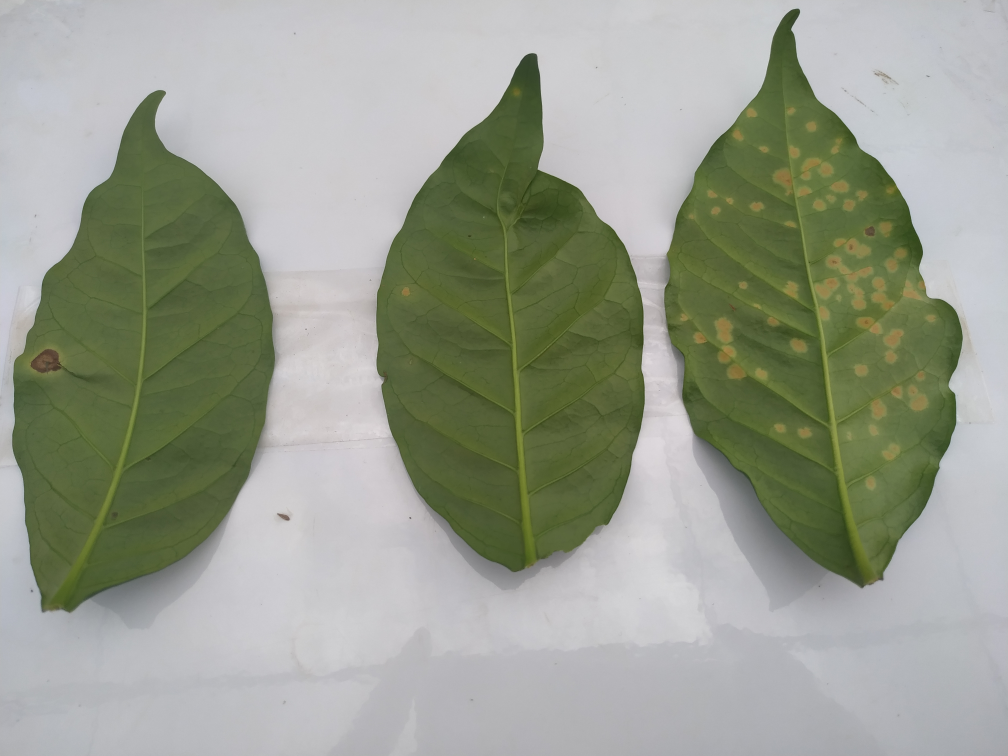
#> input picture 17.jpg, 4032 x 3024 px (shown at 1/4 size)
$ python 'REO_02_exercício.py'
#> lines starting #> are read from the running program, lines starting #| are printed output that depends on the picture; after the words box and inside, x2 and y2 are one past the last pixel; in counts of white or black regions, pixels touching at a corner belong together
print("--------------------------------------Exercício 01----------------------------------------------------")

import numpy as np
import cv2 as cv2
from matplotlib import pyplot as plt

print(" ")
print("a)Apresentea  imageme asinformações de  número  de  linhase  colunas; número  de  canaise número total de pixels")
print(" ")
trat17 = "17.jpg"
img_bgr = cv2.imread(trat17, 1)
#> img_bgr is the input picture: shape (3024, 4032, 3); mean B, G, R 143.3, 157.6, 152.6

lin, col, canais = np.shape(img_bgr)

print("Dimensão: " + str(lin) + " x " + str(col) + "; Número de Canais: " + str(canais) + "; Pixels: " + str(lin*col))
#| Dimensão: 3024 x 4032; Número de Canais: 3; Pixels: 12192768
print(" ")

print("b)Faça um recorte da imagem para obter somente a área de interesse. Utilize esta imagem para a solução das próximas alternativas")
print(" ")

b, g, r = cv2.split(img_bgr)
img_rgb = cv2.merge([r, g ,b]) # Transformando a imagem BGR para RGB


plt.figure("Imagem")
plt.imshow(img_rgb)
plt.show()

#Recortando os canais em x = 0 até 2360 e y = 2630 até o final da imagem (Folha mais afetada)

rec_rgb = img_rgb[:2360,2630:,:]

plt.figure("Recorte")
plt.imshow(rec_rgb)
plt.show()

lin, col, canais = np.shape(rec_rgb)
rec_bgr = cv2.cvtColor(rec_rgb, cv2.COLOR_RGB2BGR)
cv2.imwrite("T17_3.jpg",rec_bgr)

print("Dimensão: " + str(lin) + " x " + str(col) + "; Número de Canais: " + str(canais) + "; Pixels: " + str(lin*col))
#| Dimensão: 2360 x 1402; Número de Canais: 3; Pixels: 3308720
print(" ")

print("c)Converta a imagem colorida para uma de escala de cinza (intensidade) e a apresente utilizando os mapas de cores “Escala de Cinza” e “JET”")
print(" ")
T17_3 = "T17_3.jpg"

img_gray = cv2.imread(T17_3, 0)

vet = np.array([0,25,50,75,100,125,150,175,200,225,255], np.uint8)
print(vet)
print(" ")
mat = np.ones((2,11))
print(" ")
print(mat)
print(" ")
mat = mat*vet
print(mat)

plt.figure("Intensidade")
plt.subplot(2,2,1)
plt.imshow(img_gray, cmap = "gray")
plt.title("Cinza")
plt.xticks([])
plt.yticks([])

plt.subplot(2,2,2)
plt.imshow(img_gray, cmap = "jet")
plt.title("JET")
plt.xticks([])
plt.yticks([])

plt.subplot(2,2,3)
plt.imshow(mat, cmap = "gray")
plt.xticks([])
plt.yticks([])

plt.subplot(2,2,4)
plt.imshow(mat, cmap = "jet")
plt.xticks([])
plt.yticks([])

plt.show()
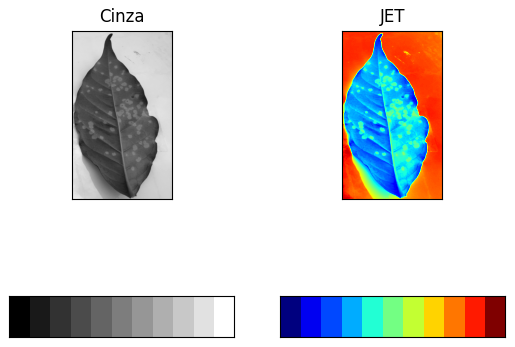
#> figure drawn by matplotlib, 4 panels

print(" ")
print("d) Apresente aimagemem escala de cinza e o seu respectivo histograma; Relacione o histograma e a imagem.")
print(" ")

hist_gray = cv2.calcHist([img_gray], [0], None, [256], [0,256])
#> hist_gray = 256 values, max 134177 at index 201, min 0 at index 0, mean 12924.7

plt.figure("Histograma Cinza")
plt.subplot(2,1,1)
plt.imshow(img_gray, cmap = "gray")
plt.title("Imagem")
plt.xticks([])
plt.yticks([])

plt.subplot(2,1,2)
plt.plot(hist_gray, color = "black")
plt.title("Histograma")
plt.xlim([0,256])
plt.xlabel("Valores Pixels")
plt.ylabel("Número de Pixels")

plt.show()

print("e) Utilizando a imagem em escala de cinza (intensidade) realize a segmentação da imagem de modo a " +
"remover o fundo daimagem utilizando um limiar manual e o limiar obtido pela técnica de  Otsu. " +
"Nesta  questão  apresenteo  histograma  com marcação  dos  limiares  utilizados, " +
"a imagem limiarizada (binarizada) e a imagem colorida finalobtida da segmentação. Explique os resultados.")
print(" ")
limiar_manual = 150

(L1, img_limiar_manual) = cv2.threshold(img_gray,limiar_manual,255,cv2.THRESH_BINARY_INV)
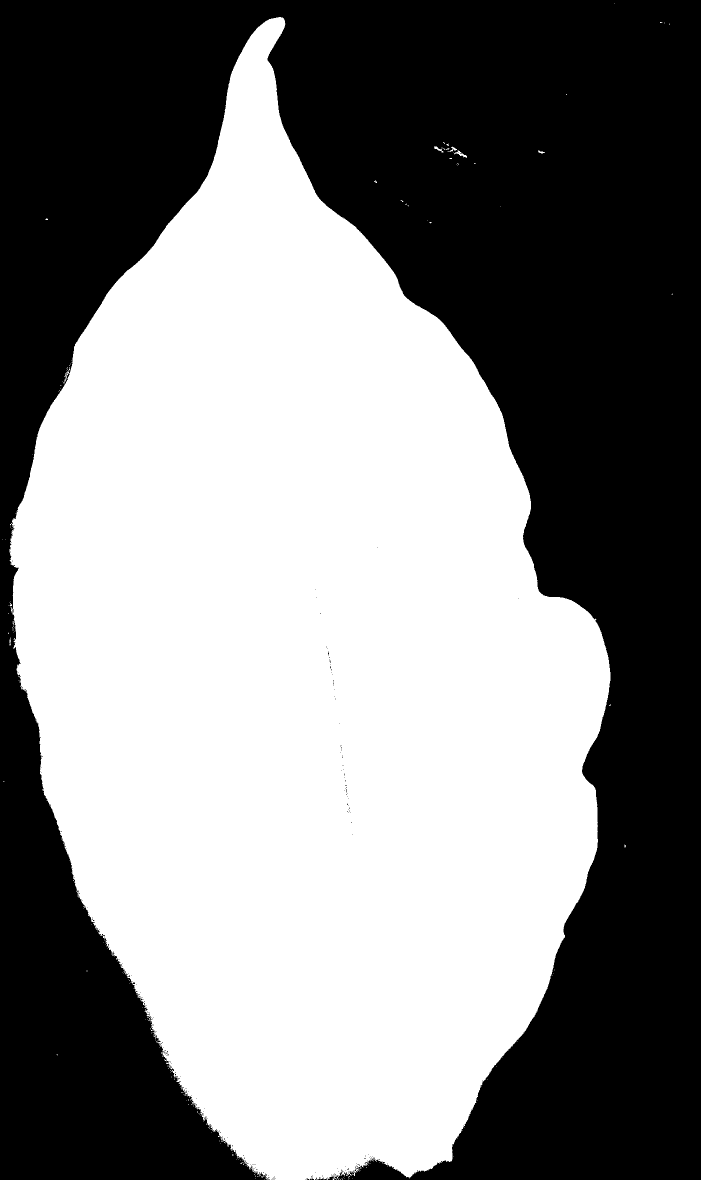
#> img_limiar_manual: shape (2360, 1402) (shown at 1/2 size); 52.6% white; 239 black regions (236 under 20 px), largest, box (x1, y1, x2, y2) and area: (0, 0, 1402, 2360) 1568033, (656, 2351, 671, 2360) 64, (634, 2354, 655, 2360) 46
#> L1 = 150
(L2, img_limiar_otsu) = cv2.threshold(img_gray,0,255,cv2.THRESH_BINARY_INV+cv2.THRESH_OTSU)
#> img_limiar_otsu: shape (2360, 1402); 52.3% white; 271 black regions (266 under 20 px), largest, box (x1, y1, x2, y2) and area: (0, 0, 1402, 2360) 1576236, (694, 1615, 701, 1630) 35, (653, 1300, 659, 1317) 30, (659, 1330, 664, 1346) 26, (687, 1544, 691, 1559) 25
#> L2 = 147

print("Limiar Manual: " + str(L1))
#| Limiar Manual: 150.0
print("Limiar Otsu: " + str(L2))
#| Limiar Otsu: 147.0

plt.figure("Thresholding")
plt.subplot(3,3,2)
plt.imshow(img_gray, cmap = "gray")
plt.title("Imagem")
plt.xticks([])
plt.yticks([])

plt.subplot(3,3,4)
plt.imshow(img_limiar_manual, cmap = "gray")
plt.title("Limiarização Manual")
plt.xticks([])
plt.yticks([])

plt.subplot(3,3,6)
plt.imshow(img_limiar_otsu, cmap = "gray")
plt.title("Limiarização de Otsu")
plt.xticks([])
plt.yticks([])

plt.subplot(3,3,7)
plt.plot(hist_gray, color = "black")
plt.title("Maual")
plt.axvline(x = L1, color = "r")
plt.xlim([0,256])
plt.xlabel("Valores Pixels")
plt.ylabel("Número de Pixels")

plt.subplot(3,3,9)
plt.plot(hist_gray, color = "black")
plt.title("Otsu")
plt.axvline(x = L2, color = "r")
plt.xlim([0,256])
plt.xlabel("Valores Pixels")
plt.ylabel("Número de Pixels")

plt.show()


rec_segmentada = cv2.bitwise_and(rec_rgb, rec_rgb, mask = img_limiar_otsu)
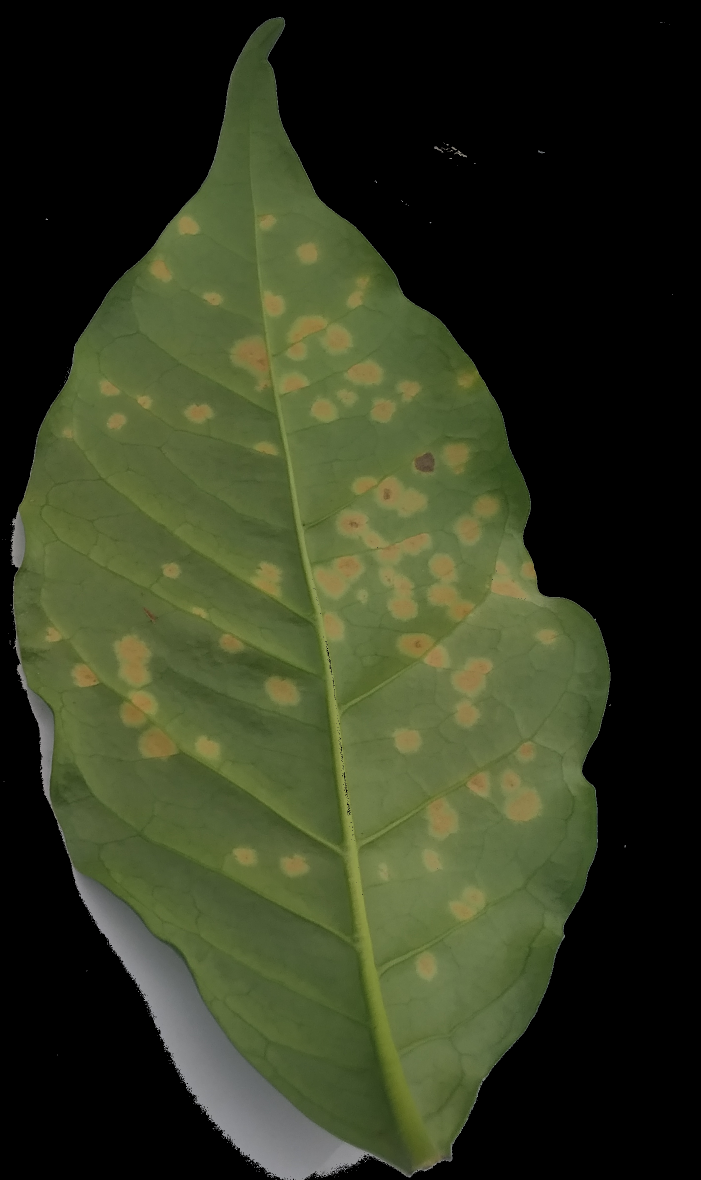
#> rec_segmentada: shape (2360, 1402, 3) (shown at 1/2 size); mean R, G, B 49.8, 56.1, 32.6

plt.imshow(rec_segmentada)
plt.xticks([])
plt.yticks([])

plt.show()

print(" ")

print("f)Apresente uma figura contendo a imagem selecionada nos sistemas RGB, Lab, HSVe YCrCb.")

print(" ")

rec_lab = cv2.cvtColor(rec_rgb, cv2.COLOR_RGB2Lab)
#> rec_lab: shape (2360, 1402, 3); mean of channels 0, 1, 2 154.3, 121.4, 139.4
rec_hsv = cv2.cvtColor(rec_rgb, cv2.COLOR_RGB2HSV)
#> rec_hsv: shape (2360, 1402, 3); mean H, S, V 74.5, 61, 152.1
rec_ycrcb = cv2.cvtColor(rec_rgb, cv2.COLOR_RGB2YCR_CB)
#> rec_ycrcb: shape (2360, 1402, 3); mean of channels 0, 1, 2 145.2, 126.2, 118.3

plt.figure("Sistemas de Cores")
plt.subplot(2,2,1)
plt.imshow(rec_rgb)
plt.title("RGB")
plt.xticks([])
plt.yticks([])

plt.subplot(2,2,2)
plt.imshow(rec_lab)
plt.title("Lab")
plt.xticks([])
plt.yticks([])

plt.subplot(2,2,3)
plt.imshow(rec_hsv)
plt.title("HSV")
plt.xticks([])
plt.yticks([])

plt.subplot(2,2,4)
plt.imshow(rec_ycrcb)
plt.title("YCRCB")
plt.xticks([])
plt.yticks([])

plt.show()


print("g)Apresente  uma  figura para  cadaum  dossistemasde cores(RGB,  HSV,  Lab e  YCrCb)contendo a imagem de cada um dos canais e seus respectivos histogramas.")

###Histogramas dos canais RGB####

hist_R = cv2.calcHist([rec_rgb], [0], None, [256], [0,256])
#> hist_R = 256 values, max 127017 at index 198, min 0 at index 0, mean 12924.7
hist_G = cv2.calcHist([rec_rgb], [1], None, [256], [0,256])
#> hist_G = 256 values, max 132355 at index 201, min 0 at index 0, mean 12924.7
hist_B = cv2.calcHist([rec_rgb], [2], None, [256], [0,256])
#> hist_B = 256 values, max 138330 at index 205, min 0 at index 0, mean 12924.7

###Histogramas dos canais HSV####

hist_H = cv2.calcHist([rec_hsv], [0], None, [256], [0,256])
#> hist_H = 256 values, max 297726 at index 38, min 0 at index 1, mean 12924.7
hist_S = cv2.calcHist([rec_hsv], [1], None, [256], [0,256])
#> hist_S = 256 values, max 303334 at index 10, min 0 at index 1, mean 12924.7
hist_V = cv2.calcHist([rec_hsv], [2], None, [256], [0,256])
#> hist_V = 256 values, max 138992 at index 205, min 0 at index 0, mean 12924.7

###Histogramas dos canais Lab####

hist_L = cv2.calcHist([rec_lab], [0], None, [256], [0,256])
#> hist_L = 256 values, max 169191 at index 207, min 0 at index 0, mean 12924.7
hist_a = cv2.calcHist([rec_lab], [1], None, [256], [0,256])
#> hist_a = 256 values, max 946714 at index 128, min 0 at index 0, mean 12924.7
hist_b = cv2.calcHist([rec_lab], [2], None, [256], [0,256])
#> hist_b = 256 values, max 562482 at index 125, min 0 at index 0, mean 12924.7

###Histogramas dos canais YCRCB####

hist_Y = cv2.calcHist([rec_ycrcb], [0], None, [256], [0,256])
#> hist_Y = 256 values, max 133758 at index 201, min 0 at index 0, mean 12924.7
hist_CR = cv2.calcHist([rec_ycrcb], [1], None, [256], [0,256])
#> hist_CR = 256 values, max 735677 at index 126, min 0 at index 0, mean 12924.7
hist_CB = cv2.calcHist([rec_ycrcb], [2], None, [256], [0,256])
#> hist_CB = 256 values, max 561410 at index 131, min 0 at index 0, mean 12924.7

#########Histogramas e Canais#############

plt.figure("RGB e Histogramas")
plt.subplot(3,3,1)
plt.imshow(rec_rgb[:,:,0], cmap = "gray")
plt.title("R")
plt.xticks([])
plt.yticks([])

plt.subplot(3,3,2)
plt.imshow(rec_rgb[:,:,1], cmap = "gray")
plt.title("G")
plt.xticks([])
plt.yticks([])

plt.subplot(3,3,3)
plt.imshow(rec_rgb[:,:,2], cmap = "gray")
plt.title("B")
plt.xticks([])
plt.yticks([])

plt.subplot(3,3,4)
plt.plot(hist_R, color = "black")
plt.title("Histograma")
plt.xlim([0,256])
plt.xlabel("Valores Pixels")
plt.ylabel("Número de Pixels")

plt.subplot(3,3,5)
plt.plot(hist_G, color = "black")
plt.title("Histograma")
plt.xlim([0,256])
plt.xlabel("Valores Pixels")
plt.ylabel("Número de Pixels")

plt.subplot(3,3,6)
plt.plot(hist_B, color = "black")
plt.title("Histograma")
plt.xlim([0,256])
plt.xlabel("Valores Pixels")
plt.ylabel("Número de Pixels")

plt.show()


plt.figure("Lab e Histogramas")
plt.subplot(3,3,1)
plt.imshow(rec_lab[:,:,0], cmap = "gray")
plt.title("L")
plt.xticks([])
plt.yticks([])

plt.subplot(3,3,2)
plt.imshow(rec_lab[:,:,1], cmap = "gray")
plt.title("a")
plt.xticks([])
plt.yticks([])

plt.subplot(3,3,3)
plt.imshow(rec_lab[:,:,2], cmap = "gray")
plt.title("b")
plt.xticks([])
plt.yticks([])

plt.subplot(3,3,4)
plt.plot(hist_L, color = "black")
plt.title("Histograma")
plt.xlim([0,256])
plt.xlabel("Valores Pixels")
plt.ylabel("Número de Pixels")

plt.subplot(3,3,5)
plt.plot(hist_a, color = "black")
plt.title("Histograma")
plt.xlim([0,256])
plt.xlabel("Valores Pixels")
plt.ylabel("Número de Pixels")

plt.subplot(3,3,6)
plt.plot(hist_b, color = "black")
plt.title("Histograma")
plt.xlim([0,256])
plt.xlabel("Valores Pixels")
plt.ylabel("Número de Pixels")

plt.show()

plt.figure("HSV e Histogramas")
plt.subplot(3,3,1)
plt.imshow(rec_hsv[:,:,0], cmap = "gray")
plt.title("H")
plt.xticks([])
plt.yticks([])

plt.subplot(3,3,2)
plt.imshow(rec_hsv[:,:,1], cmap = "gray")
plt.title("S")
plt.xticks([])
plt.yticks([])

plt.subplot(3,3,3)
plt.imshow(rec_hsv[:,:,2], cmap = "gray")
plt.title("V")
plt.xticks([])
plt.yticks([])

plt.subplot(3,3,4)
plt.plot(hist_H, color = "black")
plt.title("Histograma")
plt.xlim([0,256])
plt.xlabel("Valores Pixels")
plt.ylabel("Número de Pixels")

plt.subplot(3,3,5)
plt.plot(hist_S, color = "black")
plt.title("Histograma")
plt.xlim([0,256])
plt.xlabel("Valores Pixels")
plt.ylabel("Número de Pixels")

plt.subplot(3,3,6)
plt.plot(hist_V, color = "black")
plt.title("Histograma")
plt.xlim([0,256])
plt.xlabel("Valores Pixels")
plt.ylabel("Número de Pixels")

plt.show()


plt.figure("YCRCB e Histogramas")
plt.subplot(3,3,1)
plt.imshow(rec_ycrcb[:,:,0], cmap = "gray")
plt.title("Y")
plt.xticks([])
plt.yticks([])

plt.subplot(3,3,2)
plt.imshow(rec_ycrcb[:,:,1], cmap = "gray")
plt.title("CR")
plt.xticks([])
plt.yticks([])

plt.subplot(3,3,3)
plt.imshow(rec_ycrcb[:,:,2], cmap = "gray")
plt.title("CB")
plt.xticks([])
plt.yticks([])

plt.subplot(3,3,4)
plt.plot(hist_Y, color = "black")
plt.title("Histograma")
plt.xlim([0,256])
plt.xlabel("Valores Pixels")
plt.ylabel("Número de Pixels")

plt.subplot(3,3,5)
plt.plot(hist_CR, color = "black")
plt.title("Histograma")
plt.xlim([0,256])
plt.xlabel("Valores Pixels")
plt.ylabel("Número de Pixels")

plt.subplot(3,3,6)
plt.plot(hist_CB, color = "black")
plt.title("Histograma")
plt.xlim([0,256])
plt.xlabel("Valores Pixels")
plt.ylabel("Número de Pixels")

plt.show()

print("h)Encontre o sistema de cor e o respectivo canal que propicie melhor segmentação da imagemde modo a remover o " +
"fundo da imagem utilizando limiar manual elimiar obtido pela técnica de Otsu. "+
"Nesta  questão  apresente o  histograma  com marcação  dos  limiares  utilizados, a " +
"imagem limiarizada (binarizada) e a imagem colorida finalobtida dasegmentação. " +
"Explique os resultados de sua  escolha pelo sistema de  cor  e canal utilizado na segmentação. " +
"Nesta questão  apresente a  imagem limiarizada  (binarizada)  e  a  imagem colorida finalobtida  dasegmentação.")

#O melhor Canal para individualizar a folha foi o S do sistema HSV.

limiar = 50
(L1, img_limiar_manual_S) = cv2.threshold(rec_hsv[:,:,1],limiar,255,cv2.THRESH_BINARY)
#> img_limiar_manual_S: shape (2360, 1402); 49.4% white; 1 white region, box (x1, y1, x2, y2) and area: (27, 36, 1221, 2347) 1633328
#> L1 = 50
(L2, img_limiar_otsu_S) = cv2.threshold(rec_hsv[:,:,1],0,255,cv2.THRESH_BINARY+cv2.THRESH_OTSU)
#> img_limiar_otsu_S: shape (2360, 1402); 49.3% white; 1 white region, box (x1, y1, x2, y2) and area: (28, 37, 1221, 2346) 1631214
#> L2 = 61

rec_seg_M = cv2.bitwise_and(rec_rgb, rec_rgb, mask = img_limiar_manual_S)
rec_seg_O = cv2.bitwise_and(rec_rgb, rec_rgb, mask = img_limiar_otsu_S)

plt.figure("Imagem Segmentada")
plt.subplot(3,2,1)
plt.imshow(img_limiar_manual_S, cmap = "gray")
plt.xticks([])
plt.yticks([])
plt.title("Segmentação Manual")

plt.subplot(3,2,2)
plt.imshow(img_limiar_otsu_S, cmap = "gray")
plt.xticks([])
plt.yticks([])
plt.title("Segmentação Otsu")

plt.subplot(3,2,5)
plt.plot(hist_S, color = "black")
plt.title("Limiar Manual")
plt.axvline(x = L1, color = "r")
plt.xlim([0,256])
plt.xlabel("Valores Pixels")
plt.ylabel("Número de Pixels")

plt.subplot(3,2,6)
plt.plot(hist_S, color = "black")
plt.title("Limiar Otsu")
plt.axvline(x = L2, color = "r")
plt.xlim([0,256])
plt.xlabel("Valores Pixels")
plt.ylabel("Número de Pixels")

plt.subplot(3,2,3)
plt.imshow(rec_seg_M)
plt.xticks([])
plt.yticks([])

plt.subplot(3,2,4)
plt.imshow(rec_seg_O)
plt.xticks([])
plt.yticks([])

plt.show()
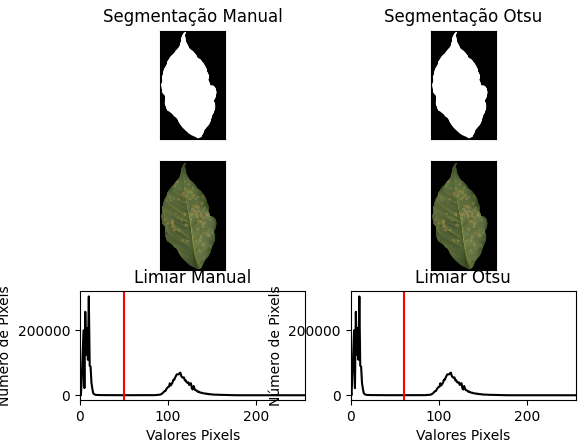
#> figure drawn by matplotlib, 6 panels; panel 3: curve peaks at x = 10, y = 303334; panel 4: curve peaks at x = 10, y = 303334

print(" ")
print("h)Obtenha o histograma de cada um dos canais da imagem em RGB, utilizando como mascara a imagem limiarizada(binarizada) da letra h.")
print(" ")

hist_bin_R = cv2.calcHist([rec_rgb], [0], img_limiar_otsu_S, [256], [0,256])
#> hist_bin_R = 256 values, max 46221 at index 89, min 0 at index 0, mean 6371.9
hist_bin_G = cv2.calcHist([rec_rgb], [1], img_limiar_otsu_S, [256], [0,256])
#> hist_bin_G = 256 values, max 46411 at index 105, min 0 at index 0, mean 6371.9
hist_bin_B = cv2.calcHist([rec_rgb], [2], img_limiar_otsu_S, [256], [0,256])
#> hist_bin_B = 256 values, max 72497 at index 56, min 0 at index 0, mean 6371.9

plt.figure("Histogrma Mascara")
plt.subplot(3,1,1)
plt.plot(hist_bin_R, color = "r")
plt.title("R")
plt.xlim([0,256])
plt.xlabel("Valores Pixels")
plt.ylabel("Número de Pixels")

plt.subplot(3,1,2)
plt.plot(hist_bin_G, color = "g")
plt.title("G")
plt.xlim([0,256])
plt.xlabel("Valores Pixels")
plt.ylabel("Número de Pixels")

plt.subplot(3,1,3)
plt.plot(hist_bin_B, color = "b")
plt.title("B")
plt.xlim([0,256])
plt.xlabel("Valores Pixels")
plt.ylabel("Número de Pixels")

plt.show()


print("j)Realize operações aritméticas na imagemem RGB de  modo  a  realçar os aspectos  de seu interesse. " +
"Exemplo (2*R-0.5*G). Explique a sua escolha pelas operações aritméticas. Segue abaixo algumas sugestões.")
print(" ")


R, G, B = cv2.split(rec_seg_O)

rec_new = 128 + (112.439*R)/256 - (94.154*G)/256 - (18.285*B)/256 # CANAL CR do YCRCB
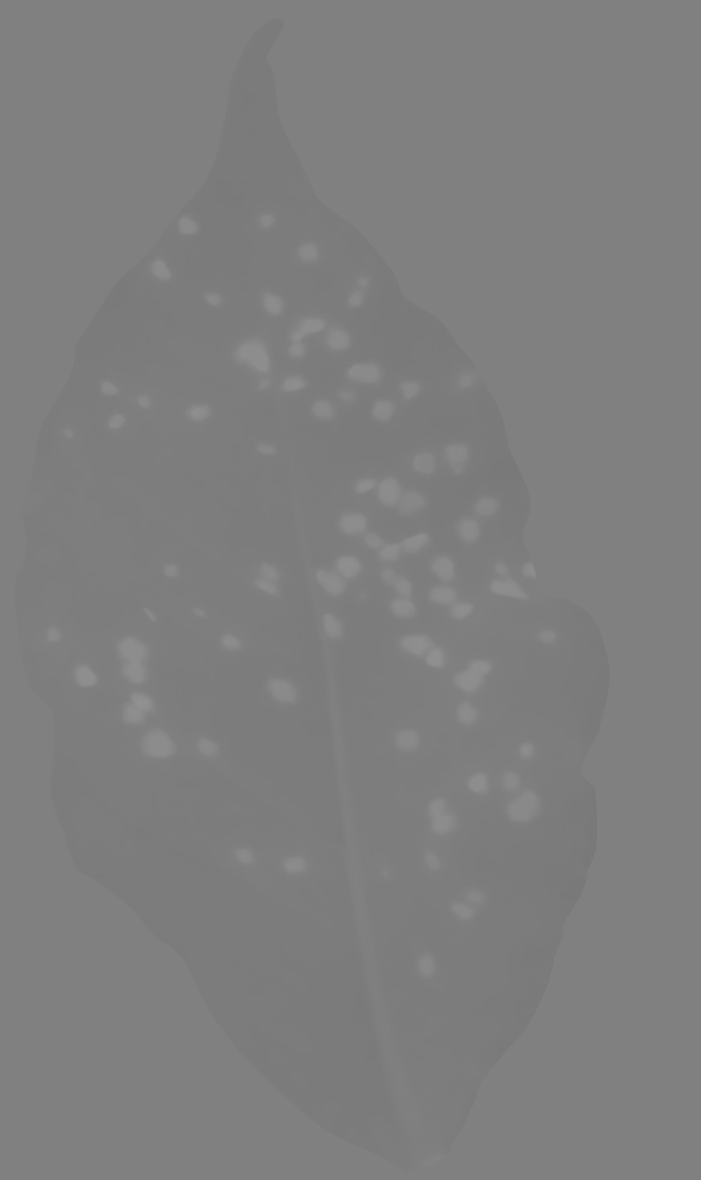
#> rec_new: shape (2360, 1402) float64 (shown at 1/2 size); min 120.9, max 145.7, mean 126.9

rec_new = rec_new.astype(np.uint8)

hist_new = cv2.calcHist([rec_new], [0], img_limiar_otsu_S, [256], [0,256])
#> hist_new = 256 values, max 459707 at index 124, min 0 at index 0, mean 6371.9

(L1, rec_new_bin) = cv2.threshold(rec_new,130,255, cv2.THRESH_BINARY)
#> rec_new_bin: shape (2360, 1402); 3.4% white; 66 white regions, largest, box (x1, y1, x2, y2) and area: (678, 1025, 857, 1123) 6203, (858, 1112, 948, 1241) 5258, (709, 954, 850, 1027) 5108

rec_seg_Fer = cv2.bitwise_and(rec_rgb, rec_rgb, mask = rec_new_bin)
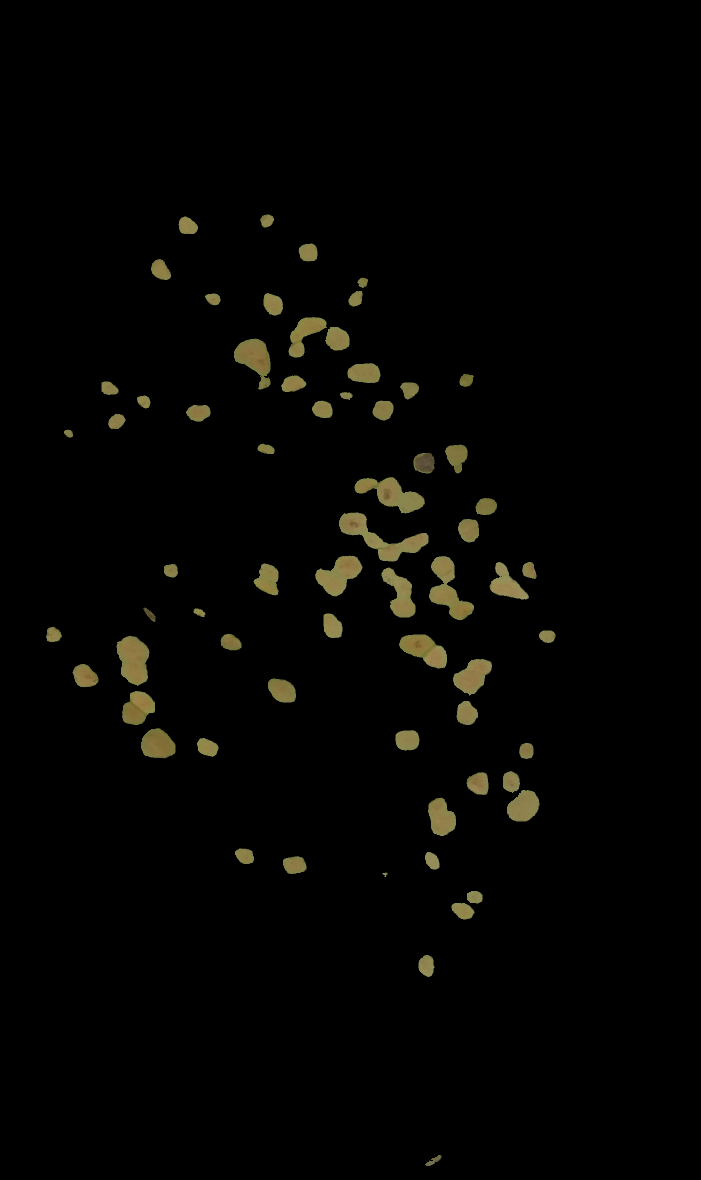
#> rec_seg_Fer: shape (2360, 1402, 3) (shown at 1/2 size); mean R, G, B 4.6, 4.3, 2.4

plt.figure("Normalized Green Red Difference Index")
plt.subplot(1,3,1)
plt.imshow(rec_seg_O)

plt.subplot(1,3,2)
plt.imshow(rec_new_bin, cmap = "gray")

plt.subplot(1,3,3)
plt.imshow(rec_seg_Fer)

plt.show()
